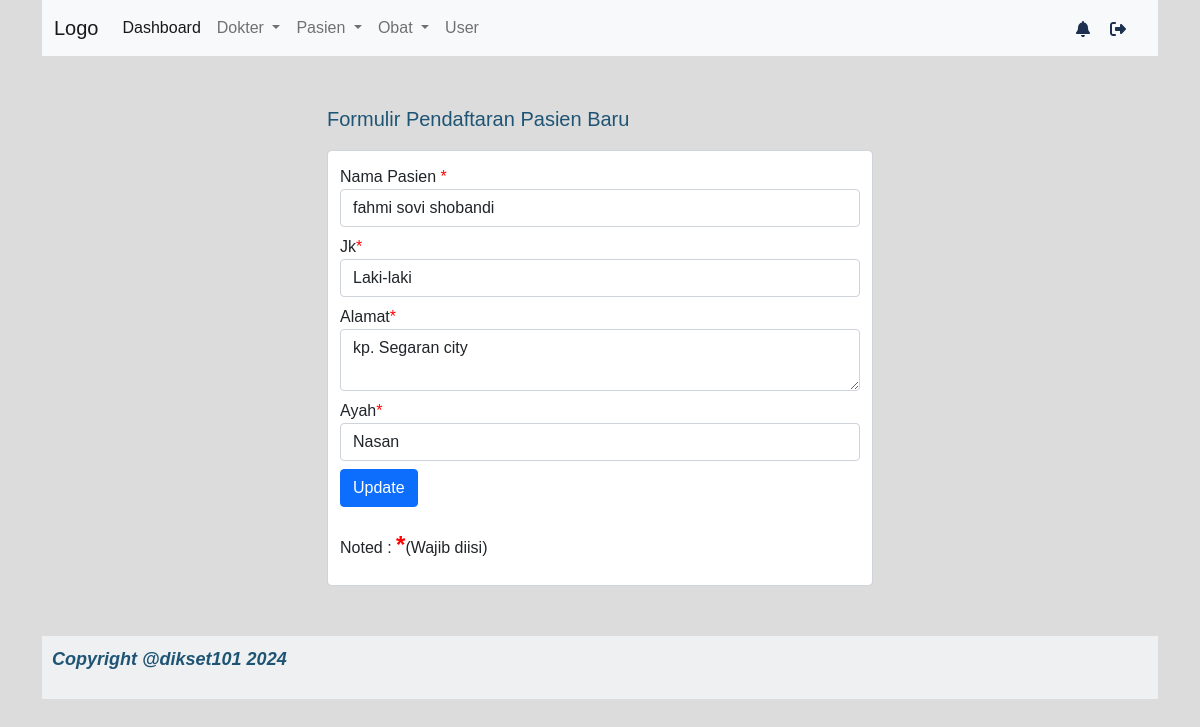
Page /index.php?page=my_profile&module=pendaftaran&action=form&id_pasien=22 on the committed database.
### tables this page shows
CREATE TABLE `pasien` (
  `id_pasien` int(11) NOT NULL,
  `nama` varchar(50) NOT NULL,
  `alamat` text NOT NULL,
  `jk` varchar(10) NOT NULL,
  `nama_ortu` text NOT NULL
);

### module/pendaftaran/form.php (the view, shortened to what this page needs)
<?php
include_once './function/koneksi.php';
?>
<?php
$id_pasien = isset($_GET['id_pasien']) ? $_GET['id_pasien'] : false;
$nama = "";
$jk = "";
$alamat = "";
$ortu = "";
$button = "Add";
if ($id_pasien) {
    $queryPasien = mysqli_query($koneksi, "SELECT * FROM pasien WHERE id_pasien='$id_pasien'");
    $row = mysqli_fetch_assoc($queryPasien);
    $nama = $row['nama'];
    $jk = $row['jk'];
    $alamat = $row['alamat'];
    $ortu = $row['nama_ortu'];
    $button = "Update";
}
?>
<form style="display: flex; justify-content:center" action="<?php echo BASE_URL . "module/pendaftaran/action.php?id_pasien=$id_pasien" ?>" method="POST">
    <div class="col-6 mt-4 ">
        <p class="mt-4 fs-5">Formulir Pendaftaran Pasien Baru</p>
        <div class="form-control">
            <div class=" mt-2">
                <label for="" class="form-lable">Nama Pasien <span style="color: red;">*</span></label>
                <input type="text" name="nama" placeholder="" class="form-control" value="<?php echo $nama; ?>" required>
            </div>
            <div class=" mt-2">
                <label for="jk" class="form-lable">Jk<span style="color: red;">*</span></label>
                <select name="jk" id="jk" class="form-control" required>
                    <option value="laki-laki" <?php if ($jk == "laki-laki") {
                                                    echo "selected";
                                                } ?>>Laki-laki</option>
                </select>
            </div>
            <div class=" mt-2">
                <label for="" class="form-lable">Alamat<span style="color: red;">*</span></label>
                <textarea name="alamat" id="" cols="10" rows="2" class="form-control" required><?php echo $alamat; ?></textarea>
            </div>
            <div class=" mt-2">
                <label for="" class="form-lable">Ayah<span style="color: red;">*</span></label>
                <input type="text" name="nama_ortu" id="" placeholder="" class="form-control" value="<?php echo $ortu; ?>" required>
            </div>
            <div class=" mt-2">
                <input type="submit" name="button" value="<?php echo $button; ?>" class="btn btn-primary">
            </div>
            <p style="margin-top: 20px;">Noted : <span style="color:red;">*</span>(Wajib diisi)</p>
        </div>
    </div>
</form>

### assets/css/style.css (style rules this page uses)
body { background: rgb(221, 220, 220); font-family: Arial, Helvetica, sans-serif; font-size: 16px; color: #1e5474; }
p span { font-size: 24px; font-weight: 600; }

### rows in the picture
pasien: nama "fahmi sovi shobandi", jk "Laki-laki", alamat "kp. Segaran city", nama_ortu "Nasan"
